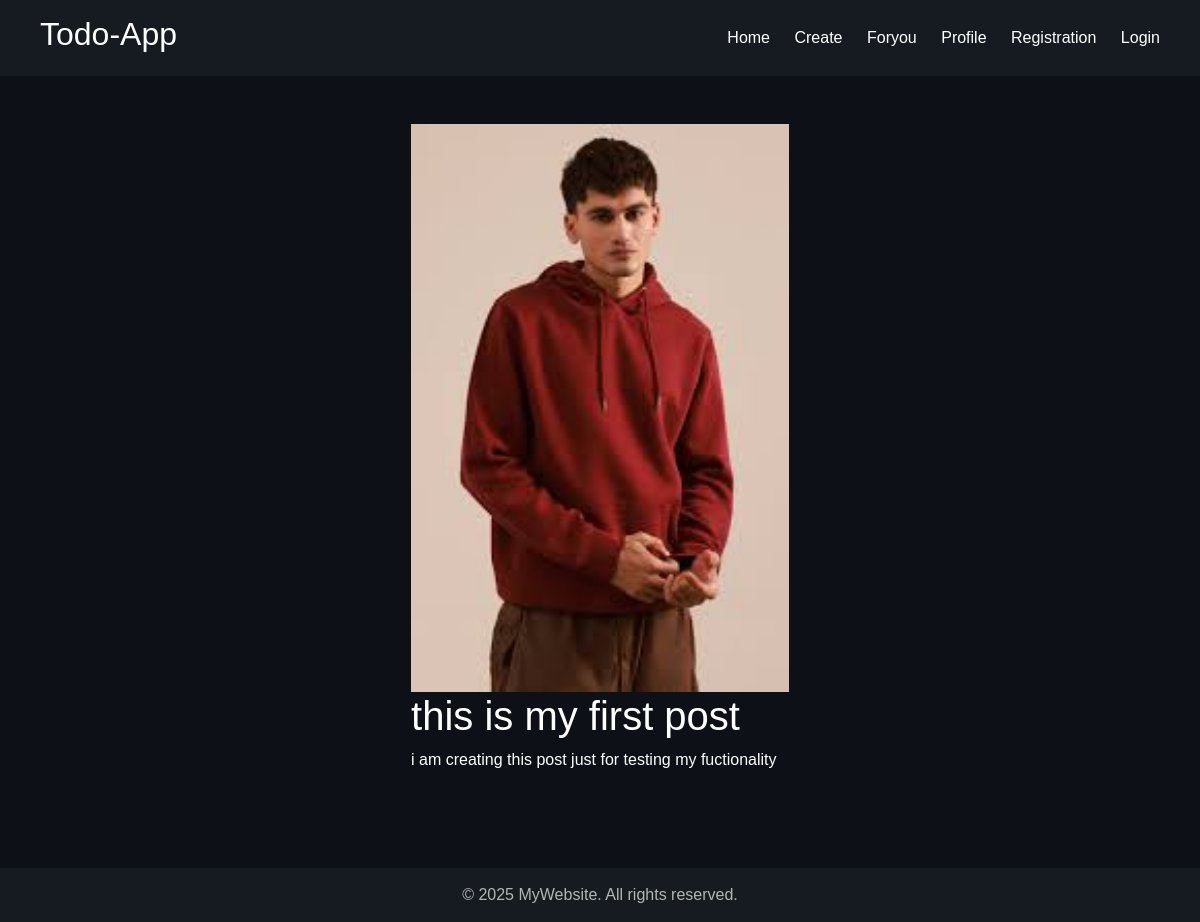
Page /accounts/detail/5/ on the committed database.
### todo_app/models.py (models this page shows, shortened)
class Todo(models.Model):
    user=models.ForeignKey(User,on_delete=models.CASCADE)
    title=models.CharField(max_length=222)
    Dsc=models.TextField()
    photo=models.ImageField(upload_to='photo')

### todo_app/views.py (the view)
# urls.py: path('detail/<int:pk>/',views.detail_view.as_view(),name='detail'),
class detail_view(DetailView):
    model = Todo
    template_name = 'detail.html'
    context_object_name = 'Todo'

### templates/detail.html (shortened to what this page needs)
{% extends "base.html" %}
{% block content %}
<div>
  <br>
  <br>
  <div class="container" style="justify-content: center;display:flex;">
    <div style="width: 10cm;">
      <img style="width: 10cm;" src="{{Todo.photo.url}}" alt="">
      <h1>{{Todo.title}}</h1>
      <p>{{Todo.Dsc}}</p>
    </div>
  </div>
<div>
{% endblock %}

### templates/base.html (style rules this page uses)
body { margin: 0; font-family: Arial, sans-serif; background: #0d1117; color: #ffffff; }

### rows in the picture
Todo: photo (picture), title "this is my first post", Dsc "i am creating this post just for testing my fuctionality"
